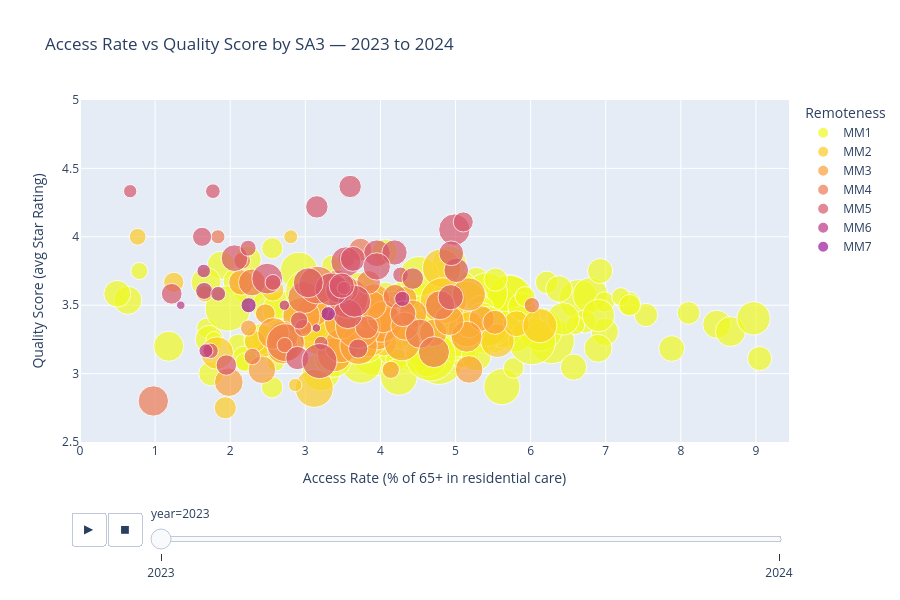

Notebook source saved alongside this figure:
### Markdown cell above
## Visual 2 — Scatter with Year Slider (2023–2024)

### Code cell
df_slider = df.copy()
df_slider['mmm_label'] = df_slider['mmm_code'].map(mmm_labels)

fig2 = px.scatter(
    df_slider,
    x='access_rate',
    y='avg_quality',
    size='pop_65_plus',
    color='mmm_code',
    animation_frame='year',
    animation_group='sa3_code',
    category_orders={'mmm_code': mmm_order, 'year': [2023, 2024]},
    color_discrete_sequence=px.colors.sequential.Plasma_r[:7],
    hover_name='sa3_name',
    hover_data={
        'state': True, 'mmm_label': True, 'mmm_code': False, 'year': False,
        'access_rate': ':.1f', 'avg_quality': ':.2f', 'pop_65_plus': ':,',
    },
    labels={
        'access_rate': 'Access Rate (% of 65+ in residential care)',
        'avg_quality': 'Quality Score (avg Star Rating)',
        'mmm_code': 'Remoteness', 'mmm_label': 'Remoteness', 'pop_65_plus': 'Pop 65+',
    },
    range_x=[0, df_slider['access_rate'].quantile(0.99) * 1.1],
    range_y=[2.5, 5.0],
    title='Access Rate vs Quality Score by SA3 — 2023 to 2024',
    size_max=40,
)
fig2.update_layout(height=600)
fig2.show()

### Figure 1 — Plotly figure (JSON) as saved in the notebook; plotly's stock layout.template omitted (floating-point values rounded to 4 significant figures; data arrays with more than 128 entries replaced by an {"elided": "..."} marker saying what was removed)
{"data": [{"customdata": {"elided": "188x5 mixed values"}, "hovertemplate": "<b>%{hovertext}</b><br><br>Remoteness=%{customdata[2]}<br>Access Rate (% of 65+ in residential care)=%{x:.1f}<br>Quality Score (avg Star Rating)=%{y:.2f}<br>Pop 65+=%{customdata[4]:,}<br>state=%{customdata[0]}<extra></extra>", "hovertext": {"elided": "188 str values"}, "ids": {"elided": "188 int values"}, "legendgroup": "MM1", "marker": {"color": "#f0f921", "size": {"elided": "188 float values"}, "sizemode": "area", "sizeref": 30.32, "symbol": "circle"}, "mode": "markers", "name": "MM1", "orientation": "v", "showlegend": true, "type": "scatter", "x": {"elided": "188 float values"}, "xaxis": "x", "y": {"elided": "188 float values"}, "yaxis": "y"}, {"customdata": {"elided": "29x5 mixed values"}, "hovertemplate": "<b>%{hovertext}</b><br><br>Remoteness=%{customdata[2]}<br>Access Rate (% of 65+ in residential care)=%{x:.1f}<br>Quality Score (avg Star Rating)=%{y:.2f}<br>Pop 65+=%{customdata[4]:,}<br>state=%{customdata[0]}<extra></extra>", "hovertext": ["Albury", "Hawkesbury", "Ballarat", "Bendigo", "Surf Coast - Bellarine Peninsula", "Cairns - North", "Cairns - South", "Rockhampton", "Jimboomba", "Mackay", "Bribie - Beachmere", "Caboolture Hinterland", "Noosa Hinterland", "Toowoomba", "Townsville", "Bundaberg", "Hervey Bay", "Adelaide Hills", "Bunbury", "Brighton", "Hobart - North East", "Hobart - North West", "Hobart - South and West", "Hobart Inner", "Sorell - Dodges Ferry", "Launceston", "Darwin City", "Darwin Suburbs", "Palmerston"], "ids": [10901, 11503, 20101, 20201, 20303, 30601, 30602, 30803, 31104, 31202, 31301, 31303, 31608, 31701, 31802, 31901, 31904, 40102, 50102, 60101, 60102, 60103, 60104, 60105, 60106, 60201, 70101, 70102, 70104], "legendgroup": "MM2", "marker": {"color": "#fdca26", "size": [13780.0, 4295.0, 22440.0, 20680.0, 24540.0, 9887.0, 17090.0, 22960.0, 7494.0, 19970.0, 16100.0, 3036.0, 6246.0, 31950.0, 29480.0, 25840.0, 21040.0, 16020.0, 22060.0, 3029.0, 12770.0, 10520.0, 7516.0, 10200.0, 4096.0, 17490.0, 2958.0, 6865.0, 2757.0], "sizemode": "area", "sizeref": 30.32, "symbol": "circle"}, "mode": "markers", "name": "MM2", "orientation": "v", "showlegend": true, "type": "scatter", "x": [4.767, 0.7683, 4.817, 5.151, 3.219, 4.046, 5.558, 4.181, 1.935, 3.91, 1.827, 3.59, 1.249, 4.836, 3.959, 3.196, 3.849, 3.308, 3.119, 2.443, 3.985, 5.183, 2.568, 5.811, 1.66, 6.122, 2.806, 2.331, 2.865], "xaxis": "x", "y": [3.493, 4.0, 3.771, 3.331, 3.525, 3.222, 3.241, 3.457, 2.75, 3.292, 3.15, 3.517, 3.667, 3.533, 3.444, 3.284, 3.26, 3.609, 2.893, 3.167, 3.312, 3.357, 3.611, 3.365, 3.583, 3.35, 4.0, 3.236, 2.917], "yaxis": "y"}, {"customdata": {"elided": "36x5 mixed values"}, "hovertemplate": "<b>%{hovertext}</b><br><br>Remoteness=%{customdata[2]}<br>Access Rate (% of 65+ in residential care)=%{x:.1f}<br>Quality Score (avg Star Rating)=%{y:.2f}<br>Pop 65+=%{customdata[4]:,}<br>state=%{customdata[0]}<extra></extra>", "hovertext": ["Goulburn - Mulwaree", "Bathurst", "Orange", "Clarence Valley", "Coffs Harbour", "Broken Hill and Far West", "Dubbo", "Lower Hunter", "Great Lakes", "Port Macquarie", "Taree - Gloucester", "Armidale", "Tamworth - Gunnedah", "Richmond Valley - Coastal", "Richmond Valley - Hinterland", "Griffith - Murrumbidgee (West)", "Wagga Wagga", "Shoalhaven", "Southern Highlands", "Latrobe Valley", "Macedon Ranges", "Mildura", "Shepparton", "Warrnambool", "Gladstone", "Gympie - Cooloola", "Maryborough", "Eyre Peninsula and South West", "Fleurieu - Kangaroo Island", "Limestone Coast", "Augusta - Margaret River - Busselton", "Albany", "Goldfields", "Mid West", "Burnie - Ulverstone", "Devonport"], "ids": [10105, 10301, 10304, 10401, 10402, 10502, 10503, 10601, 10801, 10804, 10805, 11001, 11004, 11201, 11202, 11301, 11303, 11401, 11402, 20504, 21002, 21502, 21603, 21704, 30805, 31903, 31905, 40601, 40701, 40702, 50101, 50901, 51103, 51104, 60401, 60402], "legendgroup": "MM3", "marker": {"color": "#fb9f3a", "size": [8526.0, 9647.0, 11580.0, 15160.0, 22430.0, 4543.0, 14630.0, 17280.0, 12070.0, 26050.0, 17730.0, 7664.0, 17460.0, 21270.0, 16260.0, 8835.0, 19540.0, 30800.0, 14880.0, 16650.0, 5957.0, 11380.0, 13390.0, 11590.0, 9774.0, 14370.0, 14840.0, 12460.0, 20790.0, 15340.0, 13840.0, 15140.0, 3922.0, 11520.0, 12110.0, 12240.0], "sizemode": "area", "sizeref": 30.32, "symbol": "circle"}, "mode": "markers", "name": "MM3", "orientation": "v", "showlegend": true, "type": "scatter", "x": [4.328, 5.349, 5.18, 3.904, 3.611, 4.138, 5.148, 3.953, 4.117, 4.011, 3.389, 3.484, 3.482, 3.709, 3.474, 5.523, 4.288, 3.702, 3.917, 5.177, 2.468, 4.702, 4.915, 4.433, 2.149, 2.699, 3.101, 1.982, 2.948, 4.034, 2.702, 2.576, 2.244, 2.423, 4.326, 3.89], "xaxis": "x", "y": [3.55, 3.403, 3.03, 3.425, 3.469, 3.028, 3.27, 3.297, 3.383, 3.381, 3.139, 3.5, 3.205, 3.205, 3.37, 3.375, 3.225, 3.349, 3.542, 3.578, 3.438, 3.298, 3.387, 3.438, 3.667, 3.183, 3.456, 2.938, 3.42, 3.414, 3.273, 3.293, 3.333, 3.028, 3.347, 3.5], "yaxis": "y"}, {"customdata": [["NSW", "MM4 Remote", "MM4", 2023, 4308], ["NSW", "MM4 Remote", "MM4", 2023, 24417], ["NSW", "MM4 Remote", "MM4", 2023, 8171], ["NSW", "MM4 Remote", "MM4", 2023, 12906], ["NSW", "MM4 Remote", "MM4", 2023, 10929], ["NSW", "MM4 Remote", "MM4", 2023, 21720], ["NSW", "MM4 Remote", "MM4", 2023, 14662], ["NSW", "MM4 Remote", "MM4", 2023, 4509], ["NSW", "MM4 Remote", "MM4", 2023, 3596], ["VIC", "MM4 Remote", "MM4", 2023, 12790], ["VIC", "MM4 Remote", "MM4", 2023, 13100], ["VIC", "MM4 Remote", "MM4", 2023, 15531], ["VIC", "MM4 Remote", "MM4", 2023, 21377], ["VIC", "MM4 Remote", "MM4", 2023, 8608], ["QLD", "MM4 Remote", "MM4", 2023, 11090], ["QLD", "MM4 Remote", "MM4", 2023, 8010], ["QLD", "MM4 Remote", "MM4", 2023, 3049], ["QLD", "MM4 Remote", "MM4", 2023, 2425], ["QLD", "MM4 Remote", "MM4", 2023, 3590], ["QLD", "MM4 Remote", "MM4", 2023, 4509], ["QLD", "MM4 Remote", "MM4", 2023, 10138], ["SA", "MM4 Remote", "MM4", 2023, 8562], ["SA", "MM4 Remote", "MM4", 2023, 4098], ["WA", "MM4 Remote", "MM4", 2023, 14032]], "hovertemplate": "<b>%{hovertext}</b><br><br>Remoteness=%{customdata[2]}<br>Access Rate (% of 65+ in residential care)=%{x:.1f}<br>Quality Score (avg Star Rating)=%{y:.2f}<br>Pop 65+=%{customdata[4]:,}<br>state=%{customdata[0]}<extra></extra>", "hovertext": ["Snowy Mountains", "South Coast", "Young - Yass", "Lachlan Valley", "Lithgow - Mudgee", "Port Stephens", "Kempsey - Nambucca", "Moree - Narrabri", "Tumut - Tumbarumba", "Wangaratta - Benalla", "Baw Baw", "Gippsland - East", "Gippsland - South West", "Moira", "Tablelands (East) - Kuranda", "Darling Downs (West) - Maranoa", "Central Highlands (Qld)", "Biloela", "Beaudesert", "Bowen Basin - North", "Charters Towers - Ayr - Ingham", "Barossa", "Outback - North and East", "Wheat Belt - North"], "ids": [10103, 10104, 10106, 10302, 10303, 10603, 10802, 11003, 11302, 20402, 20501, 20502, 20503, 21602, 30605, 30701, 30801, 30804, 31101, 31201, 31801, 40501, 40602, 50902], "legendgroup": "MM4", "marker": {"color": "#ed7953", "size": [4308.0, 24420.0, 8171.0, 12910.0, 10930.0, 21720.0, 14660.0, 4509.0, 3596.0, 12790.0, 13100.0, 15530.0, 21380.0, 8608.0, 11090.0, 8010.0, 3049.0, 2425.0, 3590.0, 4509.0, 10140.0, 8562.0, 4098.0, 14030.0], "sizemode": "area", "sizeref": 30.32, "symbol": "circle"}, "mode": "markers", "name": "MM4", "orientation": "v", "showlegend": true, "type": "scatter", "x": [2.159, 3.571, 3.818, 4.525, 3.431, 2.735, 4.713, 3.548, 2.725, 4.793, 3.511, 2.981, 3.162, 4.194, 2.29, 3.733, 1.837, 3.546, 6.017, 2.972, 4.301, 3.843, 2.294, 0.9763], "xaxis": "x", "y": [3.825, 3.552, 3.339, 3.292, 3.66, 3.226, 3.157, 3.839, 3.208, 3.5, 3.618, 3.556, 3.647, 3.565, 3.667, 3.906, 4.0, 3.583, 3.5, 3.333, 3.438, 3.667, 3.125, 2.8], "yaxis": "y"}, {"customdata": {"elided": "36x5 mixed values"}, "hovertemplate": "<b>%{hovertext}</b><br><br>Remoteness=%{customdata[2]}<br>Access Rate (% of 65+ in residential care)=%{x:.1f}<br>Quality Score (avg Star Rating)=%{y:.2f}<br>Pop 65+=%{customdata[4]:,}<br>state=%{customdata[0]}<extra></extra>", "hovertext": ["Upper Hunter", "Lower Murray", "Upper Murray exc. Albury", "Inverell - Tenterfield", "Creswick - Daylesford - Ballan", "Maryborough - Pyrenees", "Heathcote - Castlemaine - Kyneton", "Loddon - Elmore", "Barwon - West", "Upper Goulburn Valley", "Wodonga - Alpine", "Wellington", "Grampians", "Murray River - Swan Hill", "Campaspe", "Glenelg - Southern Grampians", "Colac - Corangamite", "Innisfail - Cassowary Coast", "Port Douglas - Daintree", "Darling Downs - East", "Granite Belt", "Ipswich Hinterland", "Whitsunday", "Far North", "Burnett", "Lower North", "Mid North", "Yorke Peninsula", "Murray and Mallee", "Manjimup", "Wheat Belt - South", "Meander Valley - West Tamar", "North East", "Central Highlands (Tas.)", "Huon - Bruny Island", "West Coast"], "ids": [10604, 10902, 10903, 11002, 20102, 20103, 20202, 20203, 20301, 20401, 20403, 20505, 21501, 21503, 21601, 21701, 21703, 30603, 30604, 30702, 30703, 31002, 31203, 31501, 31902, 40502, 40503, 40504, 40703, 50103, 50903, 60202, 60203, 60301, 60302, 60403], "legendgroup": "MM5", "marker": {"color": "#d8576b", "size": [5642.0, 2897.0, 13130.0, 10620.0, 7642.0, 7618.0, 13640.0, 3278.0, 3679.0, 15640.0, 16510.0, 10930.0, 15020.0, 9202.0, 9705.0, 9695.0, 9522.0, 8257.0, 2704.0, 9265.0, 11390.0, 14400.0, 3814.0, 3623.0, 13660.0, 6153.0, 7065.0, 9698.0, 18530.0, 6415.0, 4593.0, 6550.0, 10840.0, 2694.0, 5598.0, 3886.0], "sizemode": "area", "sizeref": 30.32, "symbol": "circle"}, "mode": "markers", "name": "MM5", "orientation": "v", "showlegend": true, "type": "scatter", "x": [3.704, 3.21, 3.565, 3.446, 3.154, 3.597, 3.54, 1.769, 4.267, 3.657, 3.349, 3.954, 4.985, 5.01, 4.936, 4.188, 3.634, 2.895, 3.513, 4.943, 3.951, 2.493, 2.569, 1.739, 3.039, 5.103, 4.43, 3.485, 3.189, 1.949, 2.917, 1.221, 2.058, 0.6682, 1.626, 2.239], "xaxis": "x", "y": [3.183, 3.222, 3.436, 3.61, 4.219, 4.368, 3.817, 4.333, 3.722, 3.53, 3.615, 3.88, 4.052, 3.755, 3.558, 3.885, 3.839, 3.114, 3.625, 3.88, 3.783, 3.694, 3.667, 3.167, 3.664, 4.109, 3.694, 3.643, 3.092, 3.062, 3.389, 3.583, 3.844, 4.333, 4.0, 3.917], "yaxis": "y"}, {"customdata": [["NSW", "MM6 Remote community", "MM6", 2023, 4357], ["QLD", "MM6 Remote community", "MM6", 2023, 2982], ["WA", "MM6 Remote community", "MM6", 2023, 1080], ["WA", "MM6 Remote community", "MM6", 2023, 1118], ["WA", "MM6 Remote community", "MM6", 2023, 3315], ["TAS", "MM6 Remote community", "MM6", 2023, 2793], ["NT", "MM6 Remote community", "MM6", 2023, 3519], ["NT", "MM6 Remote community", "MM6", 2023, 1654]], "hovertemplate": "<b>%{hovertext}</b><br><br>Remoteness=%{customdata[2]}<br>Access Rate (% of 65+ in residential care)=%{x:.1f}<br>Quality Score (avg Star Rating)=%{y:.2f}<br>Pop 65+=%{customdata[4]:,}<br>state=%{customdata[0]}<extra></extra>", "hovertext": ["Bourke - Cobar - Coonamble", "Outback - North", "East Pilbara", "West Pilbara", "Esperance", "South East Coast", "Alice Springs", "Katherine"], "ids": [10501, 31502, 51002, 51003, 51101, 60303, 70201, 70205], "legendgroup": "MM6", "marker": {"color": "#bd3786", "size": [4357.0, 2982.0, 1080.0, 1118.0, 3315.0, 2793.0, 3519.0, 1654.0], "sizemode": "area", "sizeref": 30.32, "symbol": "circle"}, "mode": "markers", "name": "MM6", "orientation": "v", "showlegend": true, "type": "scatter", "x": [1.653, 1.677, 3.148, 1.342, 1.84, 1.647, 4.291, 2.721], "xaxis": "x", "y": [3.604, 3.167, 3.333, 3.5, 3.583, 3.75, 3.546, 3.5], "yaxis": "y"}, {"customdata": [["QLD", "MM7 Very remote", "MM7", 2023, 3475], ["WA", "MM7 Very remote", "MM7", 2023, 3117]], "hovertemplate": "<b>%{hovertext}</b><br><br>Remoteness=%{customdata[2]}<br>Access Rate (% of 65+ in residential care)=%{x:.1f}<br>Quality Score (avg Star Rating)=%{y:.2f}<br>Pop 65+=%{customdata[4]:,}<br>state=%{customdata[0]}<extra></extra>", "hovertext": ["Outback - South", "Kimberley"], "ids": [31503, 51001], "legendgroup": "MM7", "marker": {"color": "#9c179e", "size": [3475.0, 3117.0], "sizemode": "area", "sizeref": 30.32, "symbol": "circle"}, "mode": "markers", "name": "MM7", "orientation": "v", "showlegend": true, "type": "scatter", "x": [2.245, 3.304], "xaxis": "x", "y": [3.5, 3.438], "yaxis": "y"}], "layout": {"height": 600, "legend": {"itemsizing": "constant", "title": {"text": "Remoteness"}, "tracegroupgap": 0}, "sliders": [{"active": 0, "currentvalue": {"prefix": "year="}, "len": 0.9, "pad": {"b": 10, "t": 60}, "steps": [{"args": [["2023"], {"frame": {"duration": 0, "redraw": false}, "fromcurrent": true, "mode": "immediate", "transition": {"duration": 0, "easing": "linear"}}], "label": "2023", "method": "animate"}, {"args": [["2024"], {"frame": {"duration": 0, "redraw": false}, "fromcurrent": true, "mode": "immediate", "transition": {"duration": 0, "easing": "linear"}}], "label": "2024", "method": "animate"}], "x": 0.1, "xanchor": "left", "y": 0, "yanchor": "top"}], "title": {"text": "Access Rate vs Quality Score by SA3 — 2023 to 2024"}, "updatemenus": [{"buttons": [{"args": [null, {"frame": {"duration": 500, "redraw": false}, "fromcurrent": true, "mode": "immediate", "transition": {"duration": 500, "easing": "linear"}}], "label": "&#9654;", "method": "animate"}, {"args": [[null], {"frame": {"duration": 0, "redraw": false}, "fromcurrent": true, "mode": "immediate", "transition": {"duration": 0, "easing": "linear"}}], "label": "&#9724;", "method": "animate"}], "direction": "left", "pad": {"r": 10, "t": 70}, "showactive": false, "type": "buttons", "x": 0.1, "xanchor": "right", "y": 0, "yanchor": "top"}], "xaxis": {"anchor": "y", "domain": [0, 1], "range": [0, 9.44], "title": {"text": "Access Rate (% of 65+ in residential care)"}}, "yaxis": {"anchor": "x", "domain": [0, 1], "range": [2.5, 5], "title": {"text": "Quality Score (avg Star Rating)"}}}}
